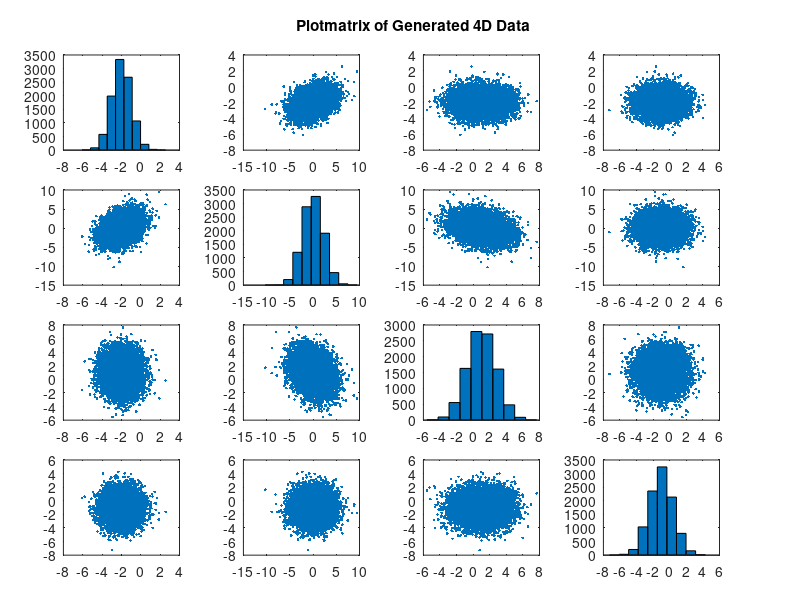

MATLAB code to generate this figure:
%% (ii)
m = [-2; 0; 1; -1];
S = [1 4/5 0 0
    4/5 5 -1 0
    0 -1 3 0
    0 0 0 2];
N = 10000;
L = chol(S,"lower");
w = repmat(m,[1,N]) + L*randn([4,N]);
size(w);

%% (iii)
figure('Name','Normal_4')
plotmatrix(w')
title('Plotmatrix of Generated 4D Data')

%% (iv)
elip_fun = @(x,y,z) (x+3).^2/2 + y.^2/2 + z.^2/9;

x_hold = w(1,:);
x = x_hold;
y_hold = w(2,:);
y = y_hold;
z_hold = w(3,:);
z = z_hold;

x(elip_fun(x_hold,y_hold,z_hold) > 1) = 0;
y(elip_fun(x_hold,y_hold,z_hold) > 1) = 0;
z(elip_fun(x_hold,y_hold,z_hold) > 1) = 0;

I = 1/N * sum((x-y).^2)
